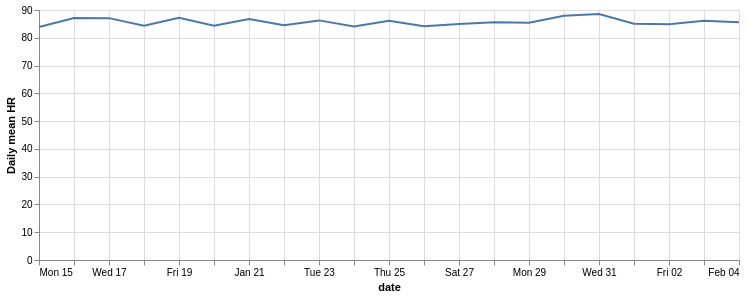

The code cell stored with this chart in its notebook:
### Markdown cell above
## Checkpoints

- `outputs/daily_device_summary.parquet` exists
- `result.height > 0`
- `num_segments` looks like "a day of 5-min windows" (usually a couple hundred)

## Visual: a single device over time

A quick inline plot makes the aggregation feel real. We’ll look at one device’s daily `mean_hr`.

### Code cell
import altair as alt

one = (
    result
    .filter(result["device_id"] == result["device_id"][0])
    .select(["date", "mean_hr"])
)

alt.Chart(one.to_pandas()).mark_line().encode(
    x="date:T",
    y=alt.Y("mean_hr:Q", title="Daily mean HR"),
).properties(width=700, height=250)

### Figure 1 — Vega-Lite specification as saved in the notebook (floating-point values rounded to 4 significant figures)
{"config": {"view": {"continuousWidth": 300, "continuousHeight": 300}}, "data": {"name": "data-88a118fb603952678c4c037ca2fb68a1"}, "mark": {"type": "line"}, "encoding": {"x": {"field": "date", "type": "temporal"}, "y": {"field": "mean_hr", "title": "Daily mean HR", "type": "quantitative"}}, "height": 250, "width": 700, "$schema": "https://vega.github.io/schema/vega-lite/v6.1.0.json", "datasets": {"data-88a118fb603952678c4c037ca2fb68a1": [{"date": "2024-01-15T00:00:00", "mean_hr": 83.86}, {"date": "2024-01-16T00:00:00", "mean_hr": 87.11}, {"date": "2024-01-17T00:00:00", "mean_hr": 87.07}, {"date": "2024-01-18T00:00:00", "mean_hr": 84.36}, {"date": "2024-01-19T00:00:00", "mean_hr": 87.21}, {"date": "2024-01-20T00:00:00", "mean_hr": 84.37}, {"date": "2024-01-21T00:00:00", "mean_hr": 86.78}, {"date": "2024-01-22T00:00:00", "mean_hr": 84.48}, {"date": "2024-01-23T00:00:00", "mean_hr": 86.26}, {"date": "2024-01-24T00:00:00", "mean_hr": 84.08}, {"date": "2024-01-25T00:00:00", "mean_hr": 86.14}, {"date": "2024-01-26T00:00:00", "mean_hr": 84.19}, {"date": "2024-01-27T00:00:00", "mean_hr": 84.94}, {"date": "2024-01-28T00:00:00", "mean_hr": 85.61}, {"date": "2024-01-29T00:00:00", "mean_hr": 85.45}, {"date": "2024-01-30T00:00:00", "mean_hr": 87.93}, {"date": "2024-01-31T00:00:00", "mean_hr": 88.55}, {"date": "2024-02-01T00:00:00", "mean_hr": 85.03}, {"date": "2024-02-02T00:00:00", "mean_hr": 84.9}, {"date": "2024-02-03T00:00:00", "mean_hr": 86.1}, {"date": "2024-02-04T00:00:00", "mean_hr": 85.58}]}}
